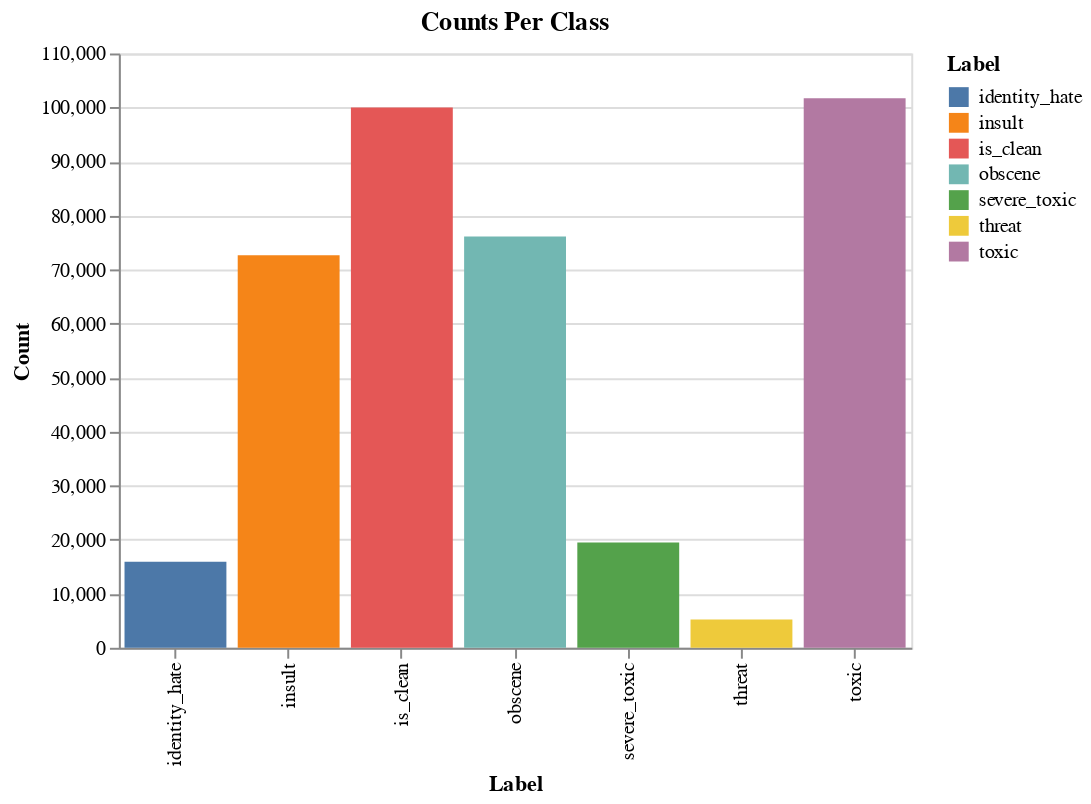

Here is the notebook cell this chart was saved with:
### Code cell
labels_per_comment = train_df[labels].sum(axis = 1)
train_df['is_clean'] = 0
train_df.loc[labels_per_comment == 0, 'is_clean'] = 1

label_counts = train_df[labels + ['is_clean']].sum()
label_counts_df = pd.DataFrame({'Label': label_counts.index, 'Count': label_counts.values})

class_dist = alt.Chart(label_counts_df).mark_bar().encode(
    x='Label',
    y='Count',
    color=alt.Color('Label:N'),
    tooltip=['Label', 'Count']
).properties(
    title="Counts Per Class",
    width=400,
    height=300
)

train_df.drop('is_clean', axis=1, inplace=True)
class_dist

### Figure 1 — Vega-Lite specification as saved in the notebook (floating-point values rounded to 4 significant figures)
{"config": {"view": {"continuousWidth": 300, "continuousHeight": 300}}, "data": {"name": "data-e404798412d0a350082208d3a64b10a3"}, "mark": {"type": "bar"}, "encoding": {"color": {"field": "Label", "type": "nominal"}, "tooltip": [{"field": "Label", "type": "nominal"}, {"field": "Count", "type": "quantitative"}], "x": {"field": "Label", "type": "nominal"}, "y": {"field": "Count", "type": "quantitative"}}, "height": 300, "title": "Counts Per Class", "width": 400, "$schema": "https://vega.github.io/schema/vega-lite/v5.15.1.json", "datasets": {"data-e404798412d0a350082208d3a64b10a3": [{"Label": "toxic", "Count": 101730}, {"Label": "severe_toxic", "Count": 19509}, {"Label": "obscene", "Count": 76140}, {"Label": "threat", "Count": 5235}, {"Label": "insult", "Count": 72642}, {"Label": "identity_hate", "Count": 15930}, {"Label": "is_clean", "Count": 100000}]}}
